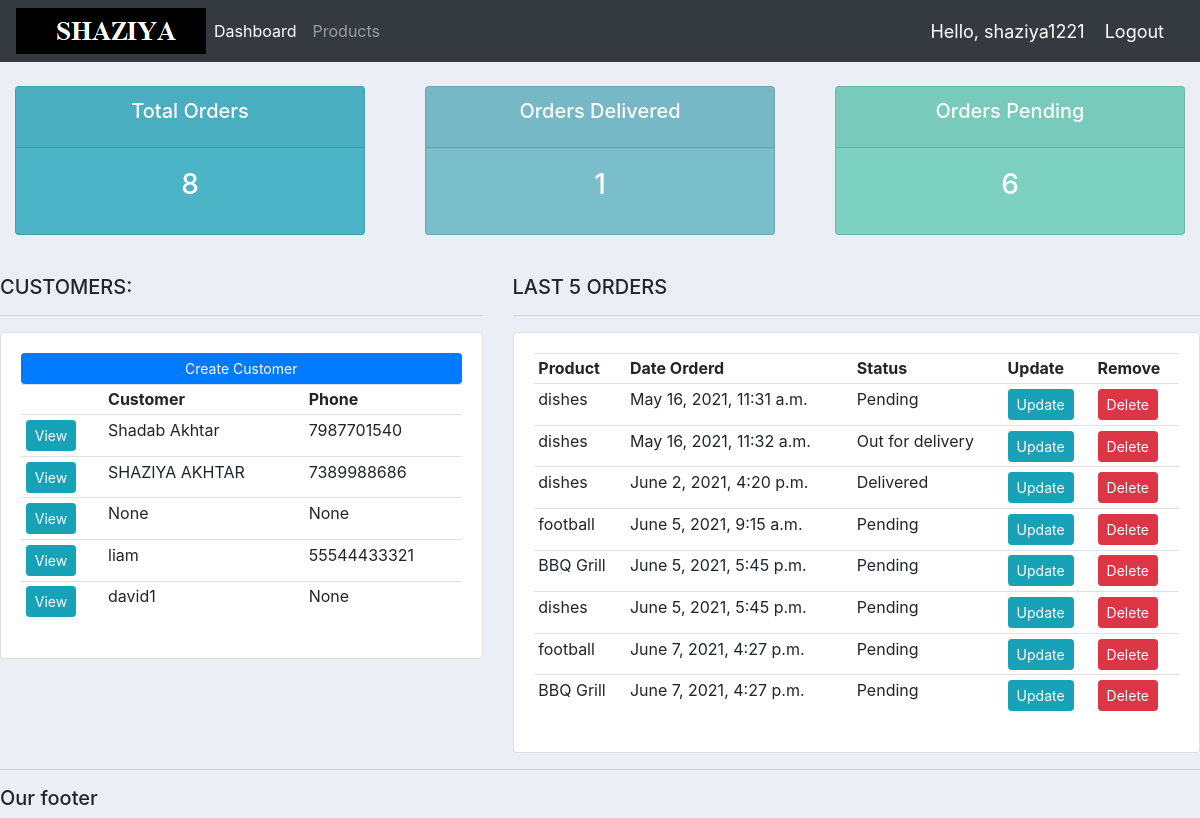
The app's page / (signed in) with its own data.
### accounts/models.py (models this page shows, shortened)
class Customer(models.Model):
	user = models.OneToOneField(User, null=True, blank= True,on_delete=models.CASCADE)  # blank= true means we can create a customer without a user attached to it.# setting up one to one relationship and set the user to be the relationship there and we're first gonna set null to be true coz we already havve some customers and i wanna be  able to migrate this
	name = models.CharField(max_length=200, null=True)
	phone = models.CharField(max_length=200, null=True)
	email = models.CharField(max_length=200, null=True)
	profile_pic = models.ImageField(default="images.png" , null=True, blank=True)
	date_created = models.DateTimeField(auto_now_add=True, null=True)

class Order(models.Model):
	STATUS = (
			('Pending', 'Pending'),
			('Out for delivery', 'Out for delivery'),
			('Delivered', 'Delivered'),
			)
	customer = models.ForeignKey(Customer, null=True, on_delete= models.SET_NULL)  #what this set.null is gonna do is anytime we remove this order customer for some reason if we delete  them this order will remain in the database just with a no value for customer.
	product = models.ForeignKey(Product, null=True, on_delete= models.SET_NULL)  # the product mntion here after FK is the reference to the pdt.
	date_created = models.DateTimeField(auto_now_add=True, null=True)
	status = models.CharField(max_length=200, null=True, choices=STATUS)
	note =  models.CharField(max_length=1000, null=True)

class Product(models.Model):
	CATEGORY = (
			('Indoor', 'Indoor'),
			('Out Door', 'Out Door'),
			)
	name = models.CharField(max_length=200, null=True)
	price = models.FloatField(null=True)  #This field is generally used to store huge floating point numbers in the database.
	category = models.CharField(max_length=200, null=True, choices=CATEGORY)
	description = models.CharField(max_length=200, null=True, blank=True)
	date_created = models.DateTimeField(auto_now_add=True, null=True)
	tags = models.ManyToManyField(Tag)
	def __str__(self):
		return self.name

### accounts/decorators.py (the view)
    def wrapper_function(request,*args,**kwargs):
            group = None
            if request.user.groups.exists():  # checking if user is part of group or not
                group = request.user.groups.all()[0].name
            if group == 'customer':
                return redirect('user-page')
            if group == 'admin':
                return view_func(request,*args,**kwargs)

### accounts/views.py (called while the page is built)
@login_required(login_url= 'login')  # if the user is not logges in go ahead and set the login url and sent them bck to this page so w want to send them back to login page.
@admin_only
def home(request):
    orders = Order.objects.all()
    customers = Customer.objects.all()
    total_customers = customers.count()
    total_orders = orders.count()
    delivered = orders.filter(status='Delivered').count()
    pending = orders.filter(status='Pending').count()
    context = {'orders':orders, 'customers':customers,
    'total_orders':total_orders,'delivered':delivered,
    'pending':pending }
    return render(request, 'accounts/dashboard.html', context)

### accounts/templates/accounts/dashboard.html
{%  extends 'accounts/main.html' %}
{% block content %}
{%  include 'accounts/status.html' %}
<br>
<div class="row">
	<div class="col-md-5">
		<h5>CUSTOMERS:</h5>
		<hr>
		<div class="card card-body">
			<a class="btn btn-primary  btn-sm btn-block" href="">Create Customer</a>
			<table class="table table-sm">
				<tr>
					<th></th>
					<th>Customer</th>
					<th>Phone</th>
				</tr>
				{% for customer in customers %}
					<tr>
						<td><a class="btn btn-sm btn-info" href="{% url 'customer' customer.id %}">View</a></td>
						<td>{{customer.name}}</td>
						<td>{{customer.phone}}</td>
					</tr>
				{% endfor %}
			</table>
		</div>
	</div>
	<div class="col-md-7">
		<h5>LAST 5 ORDERS</h5>
		<hr>
		<div class="card card-body">
			<table class="table table-sm">
				<tr>
					<th>Product</th>
					<th>Date Orderd</th>
					<th>Status</th>
					<th>Update</th>
					<th>Remove</th>
				</tr>
				{% for order in orders %}
					<tr>
						<td>{{order.product}}</td>
						<td>{{order.date_created}}</td>
						<td>{{order.status}}</td>
						<td><a class="btn btn-sm btn-info" href="{% url 'update_order' order.id%}">Update</a></td>
						<td><a class="btn btn-sm btn-danger"href="{% url 'delete_order' order.id%}">Delete</a></td>
					</tr>
				{% endfor %}
			</table>
		</div>
	</div>
</div>
{% endblock %}

### accounts/templates/accounts/main.html (shortened to what this page needs)
{% load static %}
<html>
<head>
     <link rel="stylesheet" href="https://stackpath.bootstrapcdn.com/bootstrap/4.3.1/css/bootstrap.min.css">
     <link rel="stylesheet" type="text/css" href="{% static '/css/main.css' %}">
</head>
<body>
{% include 'accounts/navbar.html' %}
{% block content %}{% endblock %}
  <hr>
  <h5> Our footer </footer>
</body>
</html>

### accounts/templates/accounts/navbar.html (shortened to what this page needs)
{% load static %}
<nav class="navbar navbar-expand-lg navbar-dark bg-dark">
 <img src="{% static 'images/logo.png' %}">
  <div class="collapse navbar-collapse" id="navbarNav">
    <ul class="navbar-nav">
      {% if request.user.is_staff %}
      <li class="nav-item active">
        <a class="nav-link" href="{% url 'home' %}">Dashboard</a>
      </li>
      <li class="nav-item">
        <a class="nav-link" href="{% url 'products' %}">Products</a>
      </li>
      {% else %}
       <li class="nav-item">
        <a class="nav-link" href="{% url 'account' %}">Settings</a>
      </li>
      {% endif %}
    </ul>
  </div>
  <span class="hello-msg">Hello, {{request.user}}</span>
  <span ><a  class="hello-msg" href="{% url 'logout' %}">Logout</a></span>
</nav>

### accounts/templates/accounts/status.html
<br>
<div class="row">
 <div class="col">
  <div class="col-md">
   <div class="card text-center text-white  mb-3" id="total-orders">
      <div class="card-header">
       <h5 class="card-title">Total Orders</h5>
      </div>
      <div class="card-body">
        <h3 class="card-title">{{total_orders}}</h3>
      </div>
   </div>
  </div>
 </div>
 <div class="col">
  <div class="col-md">
   <div class="card text-center text-white  mb-3" id="orders-delivered">
      <div class="card-header">
       <h5 class="card-title">Orders Delivered</h5>
      </div>
      <div class="card-body">
        <h3 class="card-title">{{delivered}}</h3>
      </div>
   </div>
  </div>
 </div>
 <div class="col">
  <div class="col-md">
   <div class="card text-center text-white  mb-3" id="orders-pending">
      <div class="card-header">
       <h5 class="card-title">Orders Pending</h5>
      </div>
      <div class="card-body">
        <h3 class="card-title">{{pending}}</h3>
      </div>
   </div>
  </div>
 </div>
</div>

### static/css/main.css (style rules this page uses)
body { background-color: #ebeff5; }
#total-orders { background-color: #4cb4c7; }
#orders-delivered { background-color: #7abecc; }
#orders-pending { background-color: #7CD1C0; }

### accounts/templates/accounts/navbar.html (style rules this page uses)
.hello-msg { font-size: 18px; color: #fff; margin-right: 20px; }

### records on screen
Customer: name "Shadab Akhtar", phone "7987701540"
Customer: name "SHAZIYA AKHTAR", phone "7389988686"
Customer: name "None", phone "None"
Customer: name "liam", phone "55544433321"
Customer: name "david1", phone "None"
Order: product "dishes", date_created "May 16, 2021, 11:31 a.m.", status "Pending"
Order: product "dishes", date_created "May 16, 2021, 11:32 a.m.", status "Out for delivery"
Order: product "dishes", date_created "June 2, 2021, 4:20 p.m.", status "Delivered"
Order: product "football", date_created "June 5, 2021, 9:15 a.m.", status "Pending"
Order: product "BBQ Grill", date_created "June 5, 2021, 5:45 p.m.", status "Pending"
Order: product "dishes", date_created "June 5, 2021, 5:45 p.m.", status "Pending"
Order: product "football", date_created "June 7, 2021, 4:27 p.m.", status "Pending"
Order: product "BBQ Grill", date_created "June 7, 2021, 4:27 p.m.", status "Pending"

### other values on screen
{{ request.user }} "shaziya1221"
{{ total_orders }} "8"
{{ delivered }} "1"
{{ pending }} "6"
